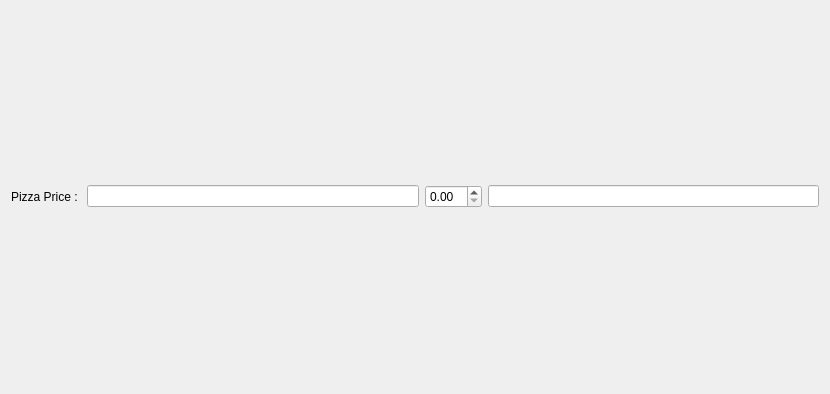
<?xml version="1.0" encoding="UTF-8"?>
<ui version="4.0">
 <class>Dialog</class>
 <widget class="QDialog" name="Dialog">
  <property name="geometry">
   <rect>
    <x>0</x>
    <y>0</y>
    <width>830</width>
    <height>394</height>
   </rect>
  </property>
  <property name="windowTitle">
   <string>SpinBox</string>
  </property>
  <layout class="QVBoxLayout" name="verticalLayout">
   <item>
    <layout class="QHBoxLayout" name="horizontalLayout">
     <item>
      <widget class="QLabel" name="label">
       <property name="text">
        <string>Pizza Price : </string>
       </property>
      </widget>
     </item>
     <item>
      <widget class="QLineEdit" name="lineEdit_price"/>
     </item>
     <item>
      <widget class="QDoubleSpinBox" name="doubleSpinBox"/>
     </item>
     <item>
      <widget class="QLineEdit" name="lineEdit_total"/>
     </item>
    </layout>
   </item>
  </layout>
 </widget>
 <resources/>
 <connections/>
</ui>
